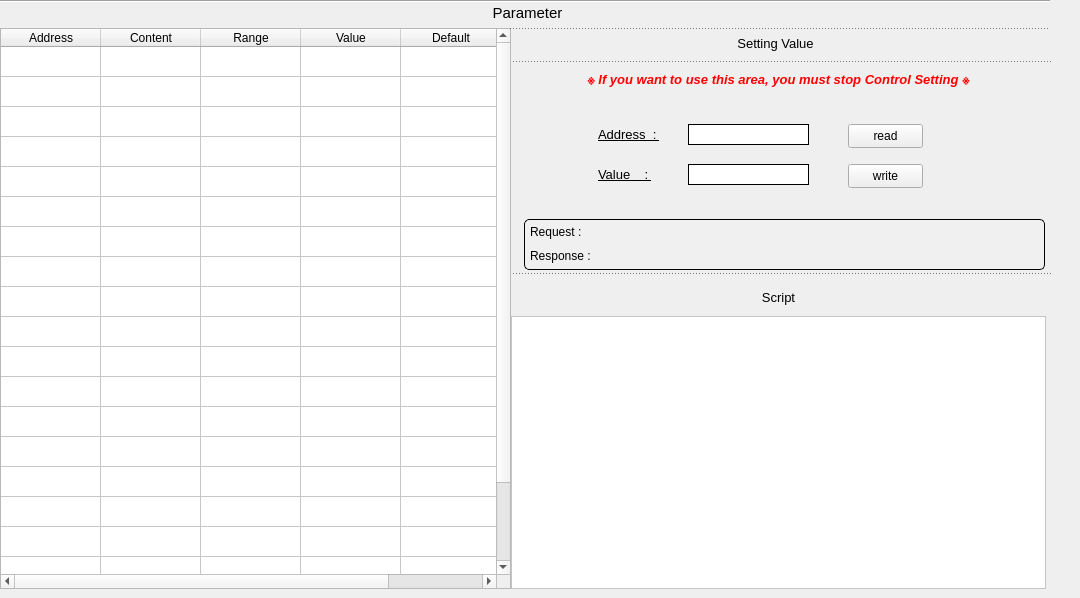
    <widget class="QWidget" name="Parameter_Page">
     <widget class="QTableWidget" name="parameter_tbl">
      <property name="geometry">
       <rect>
        <x>0</x>
        <y>28</y>
        <width>511</width>
        <height>561</height>
       </rect>
      </property>
      <property name="editTriggers">
       <set>QAbstractItemView::NoEditTriggers</set>
      </property>
      <property name="selectionBehavior">
       <enum>QAbstractItemView::SelectRows</enum>
      </property>
      <property name="rowCount">
       <number>20</number>
      </property>
      <attribute name="horizontalHeaderMinimumSectionSize">
       <number>10</number>
      </attribute>
      <attribute name="horizontalHeaderHighlightSections">
       <bool>false</bool>
      </attribute>
      <attribute name="horizontalHeaderShowSortIndicator" stdset="0">
       <bool>true</bool>
      </attribute>
      <attribute name="horizontalHeaderStretchLastSection">
       <bool>true</bool>
      </attribute>
      <attribute name="verticalHeaderVisible">
       <bool>false</bool>
      </attribute>
      <attribute name="verticalHeaderShowSortIndicator" stdset="0">
       <bool>true</bool>
      </attribute>
      <attribute name="verticalHeaderStretchLastSection">
       <bool>false</bool>
      </attribute>
      <row/>
      <row/>
      <row/>
      <row/>
      <row/>
      <row/>
      <row/>
      <row/>
      <row/>
      <row/>
      <row/>
      <row/>
      <row/>
      <row/>
      <row/>
      <row/>
      <row/>
      <row/>
      <row/>
      <row/>
      <column>
       <property name="text">
        <string>Address</string>
       </property>
      </column>
      <column>
       <property name="text">
        <string>Content</string>
       </property>
      </column>
      <column>
       <property name="text">
        <string>Range</string>
       </property>
      </column>
      <column>
       <property name="text">
        <string>Value</string>
       </property>
      </column>
      <column>
       <property name="text">
        <string>Default</string>
       </property>
      </column>
     </widget>
     <widget class="QPushButton" name="read_btn">
      <property name="geometry">
       <rect>
        <x>848</x>
        <y>124</y>
        <width>75</width>
        <height>24</height>
       </rect>
      </property>
      <property name="text">
       <string>read</string>
      </property>
     </widget>
     <widget class="QLabel" name="label_11">
      <property name="geometry">
       <rect>
        <x>598</x>
        <y>124</y>
        <width>61</width>
        <height>21</height>
       </rect>
      </property>
      <property name="font">
       <font>
        <pointsize>10</pointsize>
        <underline>true</underline>
       </font>
      </property>
      <property name="text">
       <string>Address  : </string>
      </property>
     </widget>
     <widget class="QLineEdit" name="addr_txt">
      <property name="geometry">
       <rect>
        <x>688</x>
        <y>124</y>
        <width>121</width>
        <height>21</height>
       </rect>
      </property>
      <property name="styleSheet">
       <string notr="true">background-color : white;
border : 1px solid black;
</string>
      </property>
     </widget>
     <widget class="Line" name="line_5">
      <property name="geometry">
       <rect>
        <x>513</x>
        <y>61</y>
        <width>541</width>
        <height>16</height>
       </rect>
      </property>
      <property name="styleSheet">
       <string notr="true">border-top: 1px dashed #000000;</string>
      </property>
      <property name="orientation">
       <enum>Qt::Horizontal</enum>
      </property>
     </widget>
     <widget class="QPushButton" name="write_btn">
      <property name="geometry">
       <rect>
        <x>848</x>
        <y>164</y>
        <width>75</width>
        <height>24</height>
       </rect>
      </property>
      <property name="text">
       <string>write</string>
      </property>
     </widget>
     <widget class="QLabel" name="label_6">
      <property name="geometry">
       <rect>
        <x>523</x>
        <y>282</y>
        <width>511</width>
        <height>31</height>
       </rect>
      </property>
      <property name="font">
       <font>
        <pointsize>10</pointsize>
        <fontweight>DemiBold</fontweight>
       </font>
      </property>
      <property name="text">
       <string>Script</string>
      </property>
      <property name="alignment">
       <set>Qt::AlignCenter</set>
      </property>
     </widget>
     <widget class="Line" name="line_6">
      <property name="geometry">
       <rect>
        <x>513</x>
        <y>273</y>
        <width>541</width>
        <height>16</height>
       </rect>
      </property>
      <property name="styleSheet">
       <string notr="true">border-top: 1px dashed #000000;</string>
      </property>
      <property name="orientation">
       <enum>Qt::Horizontal</enum>
      </property>
     </widget>
     <widget class="QLabel" name="Dataframe_lbl">
      <property name="geometry">
       <rect>
        <x>524</x>
        <y>219</y>
        <width>521</width>
        <height>51</height>
       </rect>
      </property>
      <property name="font">
       <font>
        <pointsize>10</pointsize>
        <fontweight>DemiBold</fontweight>
       </font>
      </property>
      <property name="styleSheet">
       <string notr="true">    background-color: #f0f0f0; /* 배경색 */
    border: 1px solid black; /* 테두리 색상과 두께 */
    border-radius: 5px; /* 테두리 둥근 모서리 */</string>
      </property>
      <property name="text">
       <string/>
      </property>
      <property name="alignment">
       <set>Qt::AlignCenter</set>
      </property>
     </widget>
     <widget class="QListView" name="content_script_list_view">
      <property name="geometry">
       <rect>
        <x>511</x>
        <y>316</y>
        <width>535</width>
        <height>273</height>
       </rect>
      </property>
      <property name="styleSheet">
       <string notr="true">background-color : white;
border-color : gray;</string>
      </property>
     </widget>
     <widget class="QLabel" name="label_12">
      <property name="geometry">
       <rect>
        <x>598</x>
        <y>164</y>
        <width>61</width>
        <height>21</height>
       </rect>
      </property>
      <property name="font">
       <font>
        <pointsize>10</pointsize>
        <underline>true</underline>
       </font>
      </property>
      <property name="text">
       <string>Value    : </string>
      </property>
     </widget>
     <widget class="QLineEdit" name="val_txt">
      <property name="geometry">
       <rect>
        <x>688</x>
        <y>164</y>
        <width>121</width>
        <height>21</height>
       </rect>
      </property>
      <property name="styleSheet">
       <string notr="true">background-color : white;
border : 1px solid black;
</string>
      </property>
     </widget>
     <widget class="QLabel" name="setting_sts_lbl">
      <property name="geometry">
       <rect>
        <x>923</x>
        <y>37</y>
        <width>111</width>
        <height>21</height>
       </rect>
      </property>
      <property name="font">
       <font>
        <pointsize>10</pointsize>
        <fontweight>DemiBold</fontweight>
       </font>
      </property>
      <property name="text">
       <string/>
      </property>
      <property name="alignment">
       <set>Qt::AlignCenter</set>
      </property>
     </widget>
     <widget class="QLabel" name="warning_lbl">
      <property name="geometry">
       <rect>
        <x>513</x>
        <y>68</y>
        <width>531</width>
        <height>20</height>
       </rect>
      </property>
      <property name="font">
       <font>
        <pointsize>10</pointsize>
        <italic>true</italic>
        <bold>true</bold>
       </font>
      </property>
      <property name="cursor">
       <cursorShape>ForbiddenCursor</cursorShape>
      </property>
      <property name="styleSheet">
       <string notr="true">color: red;</string>
      </property>
      <property name="text">
       <string>※ If you want to use this area, you must stop Control Setting ※</string>
      </property>
      <property name="alignment">
       <set>Qt::AlignCenter</set>
      </property>
     </widget>
     <widget class="Line" name="line_8">
      <property name="geometry">
       <rect>
        <x>510</x>
        <y>28</y>
        <width>541</width>
        <height>16</height>
       </rect>
      </property>
      <property name="styleSheet">
       <string notr="true">border-top: 1px dashed #000000;</string>
      </property>
      <property name="orientation">
       <enum>Qt::Horizontal</enum>
      </property>
     </widget>
     <widget class="QLabel" name="label_8">
      <property name="geometry">
       <rect>
        <x>515</x>
        <y>33</y>
        <width>521</width>
        <height>21</height>
       </rect>
      </property>
      <property name="font">
       <font>
        <pointsize>10</pointsize>
        <fontweight>DemiBold</fontweight>
       </font>
      </property>
      <property name="text">
       <string>Setting Value</string>
      </property>
      <property name="alignment">
       <set>Qt::AlignCenter</set>
      </property>
     </widget>
     <widget class="Line" name="line">
      <property name="geometry">
       <rect>
        <x>-21</x>
        <y>-7</y>
        <width>1071</width>
        <height>16</height>
       </rect>
      </property>
      <property name="orientation">
       <enum>Qt::Horizontal</enum>
      </property>
     </widget>
     <widget class="QLabel" name="label_9">
      <property name="geometry">
       <rect>
        <x>2</x>
        <y>2</y>
        <width>1051</width>
        <height>21</height>
       </rect>
      </property>
      <property name="font">
       <font>
        <pointsize>11</pointsize>
        <fontweight>DemiBold</fontweight>
       </font>
      </property>
      <property name="text">
       <string>Parameter</string>
      </property>
      <property name="alignment">
       <set>Qt::AlignCenter</set>
      </property>
     </widget>
     <widget class="QLabel" name="requset_lbl_parameter">
      <property name="geometry">
       <rect>
        <x>530</x>
        <y>222</y>
        <width>511</width>
        <height>20</height>
       </rect>
      </property>
      <property name="text">
       <string>Request : </string>
      </property>
     </widget>
     <widget class="QLabel" name="response_lbl_parameter">
      <property name="geometry">
       <rect>
        <x>530</x>
        <y>246</y>
        <width>511</width>
        <height>20</height>
       </rect>
      </property>
      <property name="text">
       <string>Response :</string>
      </property>
     </widget>
    </widget>
